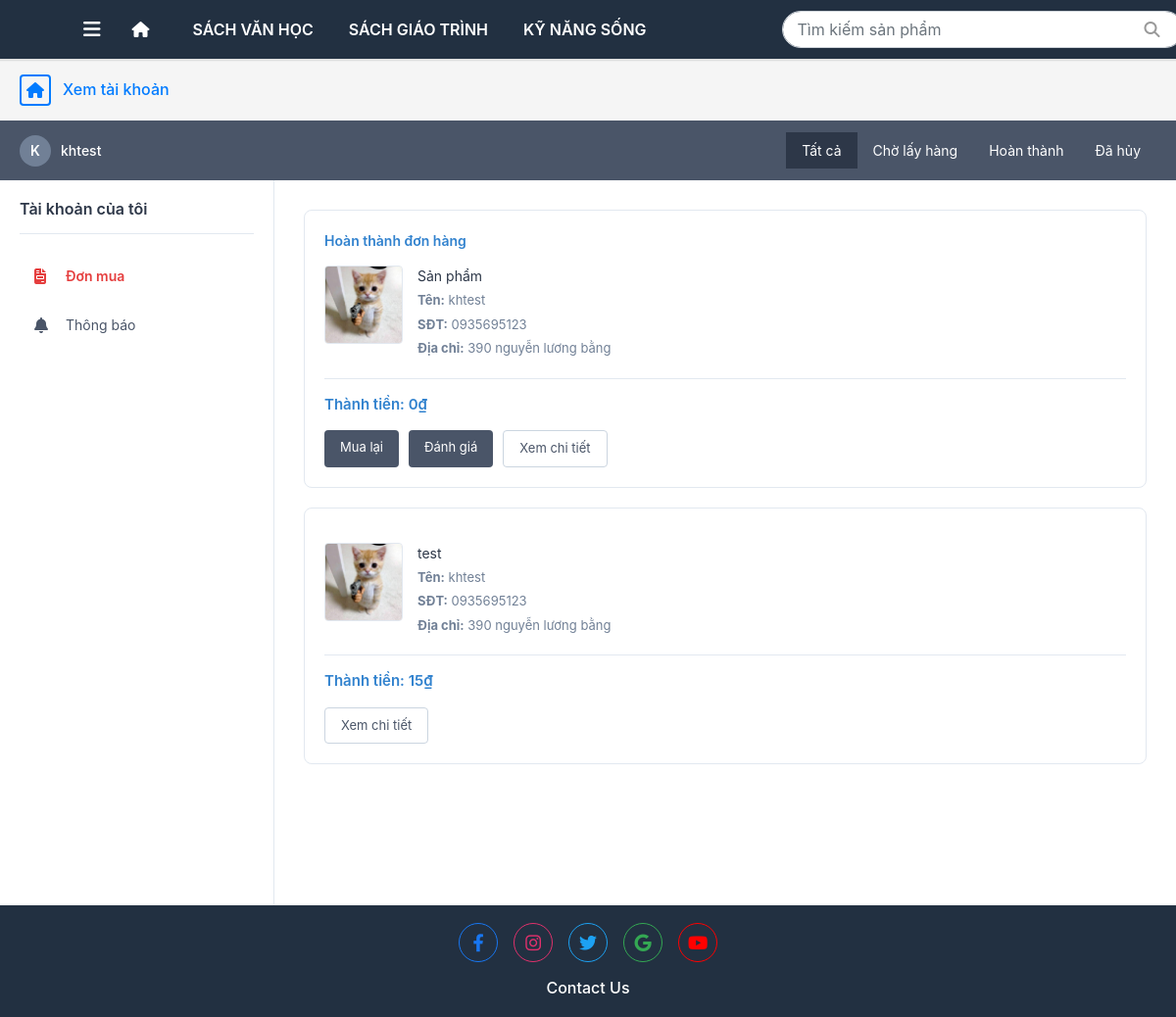
Page /my-orders/ (signed in) on the earlier database version.
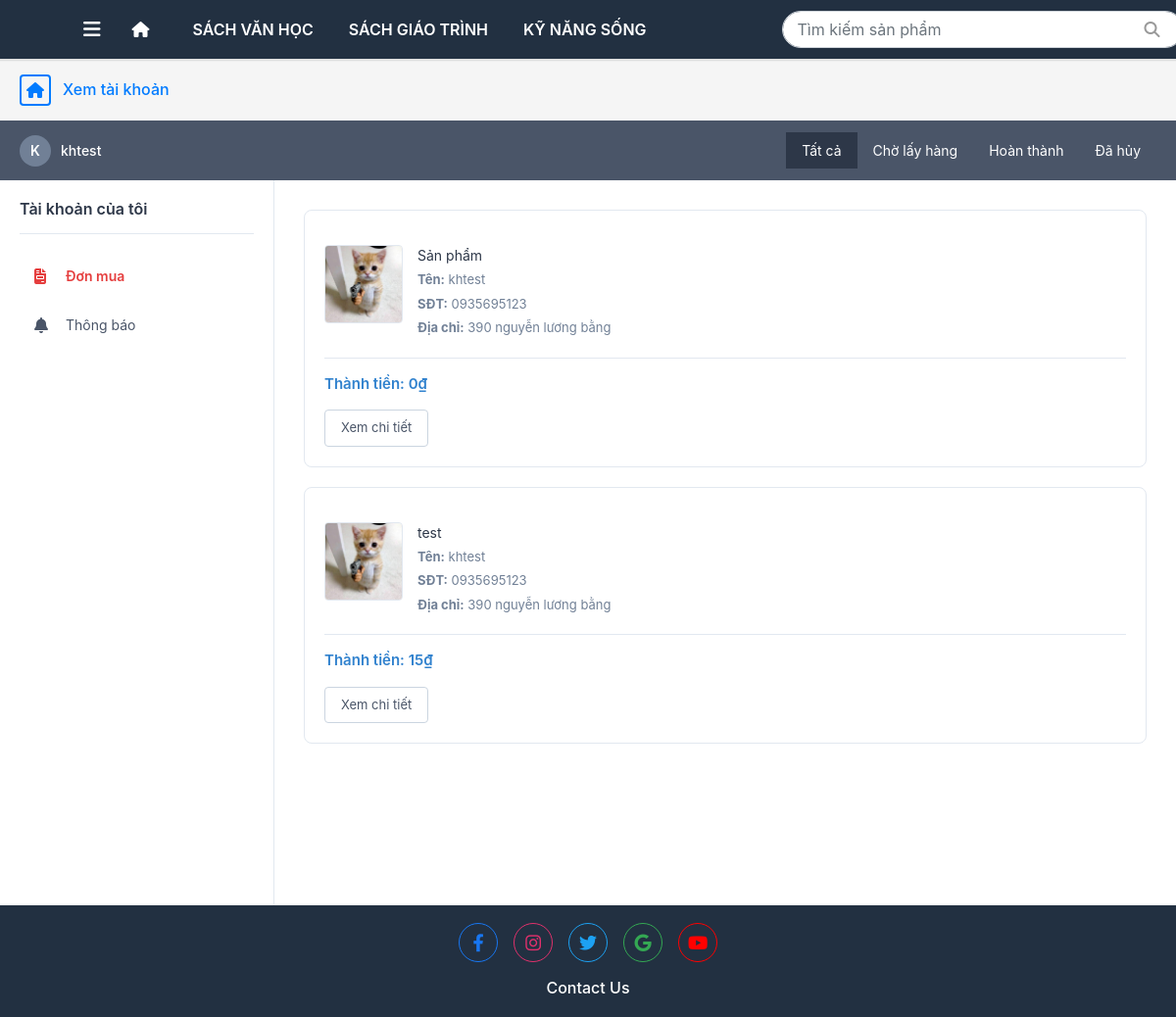
Same page on the later database version.
### booksale_app/models.py (models this page shows, shortened)
class Category(models.Model):
    category_name = models.CharField(
        max_length = 255,
        blank=False, null=False,
        help_text = "Tên danh mục"
    )
    description = models.TextField(
        blank=False, null=False,
        help_text = "Mô tả"
    )
    created_at = models.DateTimeField(
        auto_now_add=True
    )
    updated_at = models.DateTimeField(
        auto_now_add=True
    )

class Customer(models.Model):
    user = models.OneToOneField(auth.get_user_model(), on_delete=models.CASCADE, null=True, blank=True)
    cust_name = models.CharField(
        max_length = 255,
        blank=False, null=False,
        help_text = "Tên khách hàng"
    )
    email = models.EmailField(
        max_length = 100,
        help_text = "Email"
    )
    phone = models.CharField(
        max_length = 15,
        blank=False, null=False,
        help_text = "Số điện thoại"
    )
    address = models.CharField(
        max_length = 255,
        blank=False, null=False,
        help_text = "Địa chi"
    )
    dob = models.DateField(
        verbose_name="Ngày sinh"
    )
    avatar = models.ImageField(upload_to='customers/', null=True, blank=True)
    create_at = models.DateTimeField(
        verbose_name = "Ngày tạo",
        auto_now_add=True
    )

class Order(models.Model):
    STATUS_CHOICES = [
        ('confirmed', 'Đã xác nhận'),
        ('pending', 'Chờ xác nhận'),
        ('cancelled', 'Đã hủy'),
        ('completed', 'Hoàn thành')
    ]
    order_date = models.DateTimeField(auto_now_add=True)
    total_amount = models.DecimalField(
        max_digits=10,
        decimal_places=2,
        null=True,         # cho phép null
        blank=True,
    )
    status = models.CharField(
        max_length=20,
        choices=STATUS_CHOICES,
        default='pending'  # mặc định là "Chờ xác nhận"
    )
    cancel_reason = models.TextField(blank=True, null=True)
    shipping_date = models.DateField(verbose_name= "Ngày giao hàng", blank=True, null=True)
    note = models.TextField(blank=True, null=True)
    customer = models.ForeignKey(
        Customer,
        on_delete = models.PROTECT
    )
    payment_method = models.CharField(choices=PaymentMethod.choices, max_length=20)

class Product(models.Model):
    product_name = models.CharField(
        max_length = 255,
        blank=False, null=False,
        help_text = "Tên sản phẩm"
    )
    description = models.TextField(
        blank=False, null=False,
        help_text = "Mô tả"
    )
    image = models.ImageField(upload_to='products/', null=True, blank=True)
    cost_price = models.DecimalField(
        max_digits=10,
        decimal_places=2
    )
    sell_price = models.DecimalField(
        max_digits=10,
        decimal_places=2
    )
    quantity = models.PositiveIntegerField(default=0)
    publisher = models.ForeignKey(
        Publisher,
        on_delete=models.CASCADE
    )
    category = models.ForeignKey(
        Category,
        on_delete=models.CASCADE
    )
    genre = models.ManyToManyField(
        'Genre',
        through="Genre_Item")
    cart = models.ManyToManyField(
        'Cart',
        through='Cart_Item'
    )
    order = models.ManyToManyField(
        'Order',
         through="Order_Item"
    )

### booksale_app/views/user_view/my_orders.py (the view)
# urls.py: path('my-orders/', views.my_orders, name='my_orders'),
@login_required(login_url="/accounts/login/kh/")
@group_required('KH', login_url="/accounts/login/kh/")
def my_orders(request):
    customer, created = Customer.objects.get_or_create(
        user=request.user,
        defaults={
            'cust_name': request.user.get_full_name() or request.user.username,
            'email': request.user.email or '',
            'phone': '',
            'address': '',
            'dob': timezone.now().date()
        }
    )
    status_filter = request.GET.get('status', 'all')
    orders = Order.objects.filter(customer=customer).order_by('-order_date')
    if status_filter == 'pending':
        orders = orders.filter(status='pending')
    elif status_filter == 'confirmed':
        orders = orders.filter(status='confirmed')
    elif status_filter == 'cancelled':
        orders = orders.filter(status='cancelled')
    order_list = []
    for order in orders:
        order_items = Order_Item.objects.filter(order=order).select_related('product')
        total = float(order.total_amount)
        first_item = order_items.first()
        image_name = 'image.jpg'
        if first_item and first_item.product.image:
            image_path = str(first_item.product.image)
            if '/' in image_path:
                image_name = image_path.split('/')[-1]
            else:
                image_name = image_path
        product_names = [item.product.product_name for item in order_items[:1]]
        if order_items.count() > 1:
            product_display = f"{product_names[0]} và {order_items.count() - 1} sản phẩm khác"
        else:
            product_display = product_names[0] if product_names else "Sản phẩm"
        order_customer = order.customer
        order_list.append({
            'order': order,
            'total': total,
            'image': image_name,
            'product_display': product_display,
            'item_count': order_items.count(),
            'first_item': first_item,
            'name': order_customer.cust_name,
            'phone': order_customer.phone or 'Chưa cập nhật',
            'address': order_customer.address or 'Chưa cập nhật'
        })
    all_count = Order.objects.filter(customer=customer).count()
    pending_count = Order.objects.filter(customer=customer, status='pending').count()
    confirmed_count = Order.objects.filter(customer=customer, status='confirmed').count()
    cancelled_count = Order.objects.filter(customer=customer, status='cancelled').count()
    context = {
        'order_list': order_list,
        'status_filter': status_filter,
        'all_count': all_count,
        'pending_count': pending_count,
        'confirmed_count': confirmed_count,
        'cancelled_count': cancelled_count,
        'customer': customer
    }
    return render(request, 'user_temp/my_orders/my_orders.html', context)

### booksale_app/context_processors.py (called while the page is built)
def categories_and_cart(request):
    context = {
        'categories': Category.objects.all()[:3],  # Lấy 3 categories đầu tiên cho menu
        'cart_count': 0
    }
    if request.user.is_authenticated:
        try:
            customer = Customer.objects.get(user=request.user)
            cart = Cart.objects.filter(customer=customer).first()
            if cart:
                cart_count = Cart_Item.objects.filter(cart=cart).aggregate(
                    total=Sum('quantity')
                )['total'] or 0
                context['cart_count'] = int(cart_count) if cart_count else 0
        except (Customer.DoesNotExist, AttributeError):
            context['cart_count'] = 0
    return context

def global_user_context(request):
    user = request.user
    is_kh = False
    if user.is_authenticated:
        is_kh = user.groups.filter(name="KH").exists()
    if is_kh:
        try:
            customer = Customer.objects.get(user=user)
            cart = Cart.objects.get(customer=customer)
        except:
            pass
    return {
        "is_kh": is_kh,
    }

### booksale_app/views/authen_view.py (called while the page is built)
def group_required(group_name, login_url=None):
    if login_url is None:
        login_url = '/accounts/login/'
    def check_group(user):
        return user.groups.filter(name=group_name).exists()
    return user_passes_test(check_group, login_url=login_url)

### booksale_app/templates/user_temp/my_orders/my_orders.html (shortened to what this page needs)
{% extends 'user_temp/base.html' %}
{% load static %}
{% block content %}
<div class="my-orders-container">
    <div class="breadcrumb-bar">
        <div class="breadcrumb-content">
            <a href="/" class="breadcrumb-home">
                <i class="fas fa-home"></i>
            </a>
            <h2 class="breadcrumb-title">Xem tài khoản</h2>
        </div>
    </div>
    <div class="top-header-bar">
        <div class="user-header-info">
            <div class="user-header-avatar">
                {{ customer.cust_name|first|upper }}
            </div>
            <span class="user-header-name">{{ customer.cust_name }}</span>
        </div>
        <div class="header-filter-tabs">
            <a href="?status=all" class="header-filter-tab {% if status_filter == 'all' %}active{% endif %}">
                Tất cả
            </a>
            <a href="?status=pending" class="header-filter-tab {% if status_filter == 'pending' %}active{% endif %}">
                Chờ lấy hàng
            </a>
            <a href="?status=confirmed" class="header-filter-tab {% if status_filter == 'confirmed' %}active{% endif %}">
                Hoàn thành
            </a>
            <a href="?status=cancelled" class="header-filter-tab {% if status_filter == 'cancelled' %}active{% endif %}">
                Đã hủy
            </a>
        </div>
    </div>
    <div class="main-layout">
        <div class="account-sidebar">
            <h3>Tài khoản của tôi</h3>
            <ul class="sidebar-menu">
                <li>
                    <a href="{% url 'my_orders' %}" class="active">
                        <i class="fa-solid fa-file-invoice"></i>
                        Đơn mua
                    </a>
                </li>
                <li>
                    <a href="#">
                        <i class="fa-solid fa-bell"></i>
                        Thông báo
                    </a>
                </li>
            </ul>
        </div>
        <div class="content-area">
            <div class="order-list">
                {% if order_list %}
                    {% for order_data in order_list %}
                    <div class="order-card">
                        <div class="order-status-badge {{ order_data.order.status }}">
                            {% if order_data.order.status == 'pending' %}
                                Chờ lấy hàng
                            {% elif order_data.order.status == 'confirmed' %}
                                Hoàn thành đơn hàng
                            {% elif order_data.order.status == 'cancelled' %}
                                Đã hủy
                            {% endif %}
                        </div>
                        <div class="order-product-info">
                            <img src="{% static 'images/'|add:order_data.image %}" alt="{{ order_data.product_display }}" class="order-product-image">
                            <div class="order-product-details">
                                <div class="order-product-name">{{ order_data.product_display }}</div>
                                <div class="order-product-quantity"><strong>Tên:</strong> {{ order_data.name }}</div>
                                <div class="order-product-address"><strong>SĐT:</strong> {{ order_data.phone }}</div>
                                <div class="order-product-address"><strong>Địa chỉ:</strong> {{ order_data.address }}</div>
                            </div>
                        </div>
                        <div class="order-total" data-value="{{ order_data.total }}">
                        </div>
                        <div class="order-actions">
                            {% if order_data.order.status == 'confirmed' %}
                            <a href="#" class="btn-buy-again">Mua lại</a>
                            <a href="{% url 'review_order' order_data.order.id %}" class="btn-buy-again">Đánh giá</a>
                            {% endif %}
                            <a href="{% url 'order_confirm' order_data.order.id %}" class="btn-view-reviews">Xem chi tiết</a>
                        </div>
                    </div>
                    {% endfor %}
                {% else %}
                    <div class="empty-state">
                        <i class="fa-solid fa-box-open"></i>
                        <p>Chưa có đơn hàng nào</p>
                    </div>
                {% endif %}
            </div>
        </div>
    </div>
</div>
{% endblock %}

### booksale_app/templates/user_temp/base.html (shortened to what this page needs)
<!DOCTYPE html>
<html lang="en">
    <head>
        <link
            rel="stylesheet"
            href="https://stackpath.bootstrapcdn.com/bootstrap/4.4.1/css/bootstrap.min.css"
        />
        <link rel="stylesheet" href="https://cdnjs.cloudflare.com/ajax/libs/font-awesome/6.4.0/css/all.min.css" />
    </head>
    <body>
        <nav class="navbar navbar-expand-lg navbar-custom fixed-top">
            <div class="container-fluid">
                <div class="d-flex align-items-center">
                    <a class="navbar-brand text-white d-none d-lg-block" href="{% url 'category' %}">
                        <i class="fa-solid fa-bars"></i>
                    </a>
                    <a class="nav-link" href="{% url 'home' %}"><i class="fa-solid fa-house"></i></a>
                </div>
                <div class="collapse navbar-collapse" id="navbarNav">
                    <ul class="navbar-nav mr-auto">
                        {% for category in categories %}
                        <li class="nav-item">
                            <a class="nav-link nav-link-custom" href="{% url 'category_detail' category.category_name %}">
                                {{ category.category_name|upper }}
                            </a>
                        </li>
                        {% endfor %}
                    </ul>
                    <form class="d-flex ms-auto search-box align-items-left" role="search"
                          method="GET" action="{% url 'search' %}">
                        <input class="form-control" type="search" placeholder="Tìm kiếm sản phẩm"
                               aria-label="Search" name="q" required />
                        <button class="btn btn-link text-white" type="submit">
                            <i class="icon-search fa-solid fa-magnifying-glass"></i>
                        </button>
                    </form>
            </div>
        </nav>
        <div class="content-wrapper">
             {% block content %}{% endblock %}
        </div>
        <footer class="footer text-center">
            <div class="container">
                <div class="row">
                    <div class="col-12">
                        <div class="social-icons d-flex justify-content-center">
                            <a href="#" class="facebook"><i class="fab fa-facebook-f"></i></a>
                            <a href="#" class="instagram"><i class="fab fa-instagram"></i></a>
                            <a href="#" class="twitter"><i class="fab fa-twitter"></i></a>
                            <a href="#" class="google"><i class="fab fa-google"></i></a>
                            <a href="#" class="youtube"><i class="fab fa-youtube"></i></a>
                        </div>
                        <div class="contact-text">Contact Us</div>
                    </div>
                </div>
            </div>
        </footer>
    </body>
</html>

### booksale_app/templates/user_temp/base.html (style rules this page uses)
.navbar-custom { background-color: #223041; padding: 10px 70px; }
.navbar-custom .nav-link { color: white; font-weight: 600; margin-right: 20px; }
.navbar-custom .nav-link-custom { white-space: nowrap; padding: 8px 12px; min-width: auto; }
.navbar-nav { align-items: center; display: flex; flex-direction: row; flex-wrap: nowrap; }
.navbar-nav .nav-item { white-space: nowrap; }
.search-box { position: relative; margin-left: 110px; }
.search-box input { border-radius: 20px; padding-left: 15px; width: 410px; }
.icon-search { position: absolute; top: 50%; right: 50px; transform: translateY(-50%); color: #999999; cursor: pointer; }
.footer { background-color: #223041; color: white; padding: 18px 0; }
.footer .social-icons a { display: inline-flex; align-items: center; justify-content: center; width: 40px; height: 40px; border-radius: 50%; margin: 0 8px; font-size: 18px; transition: all 0.3s ease; }
.social-icons .facebook { border: 1px solid #1877f2; color: #1877f2; }
.social-icons .instagram { border: 1px solid #e1306c; color: #e1306c; }
.social-icons .twitter { border: 1px solid #1da1f2; color: #1da1f2; }
.social-icons .google { border: 1px solid #34a853; color: #34a853; }
.social-icons .youtube { border: 1px solid #ff0000; color: #ff0000; }
.contact-text { margin-top: 14px; font-size: 16px; font-weight: 500; }
html, body { height: 100%; margin: 0; padding: 0; }
body { display: flex; flex-direction: column; padding-top: 60px; }
.content-wrapper { flex: 1; }
.footer { margin-top: auto; }

Differences in the rows shown:
changed Order (number 1 of 2 on the later page): no longer shows "Hoàn thành đơn hàng Mua lại Đánh giá"
